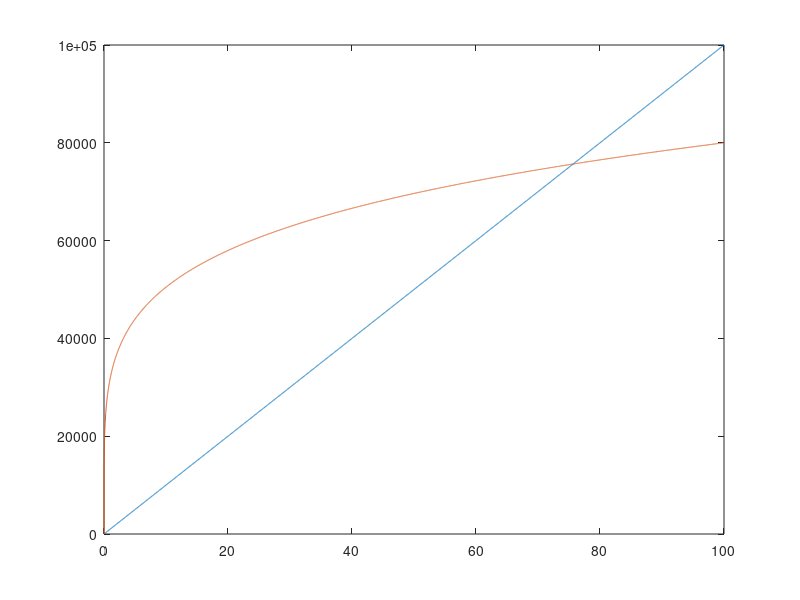
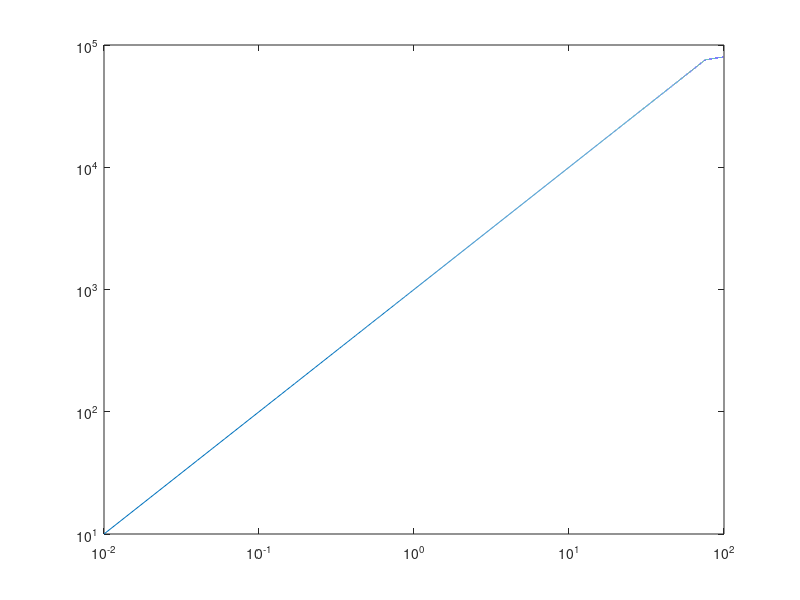

Reproduce these figures in MATLAB, in order.
close all; clear all; clc

a = 1000;
b = 8e-6;
c = 0.2;

cmpA = 10^((1/(1-c))* log10(b/a)) %THIS IS WRONG!!!!!
cmpB = ((b^5)/a)^0.25 %This is valid only for DRNLc = 0.2
cmpC = a * 10^((1/(1-c))* log10(b/a)) %THIS IS CORRECT!!!!!


% OK, so the previous version of MAP was missing the factor a in the
% calculation of the compression threshold.

att = 1;
xOrig = 0:1e-14:100e-12;

x = xOrig*att;

aPath = a*x;
bPath = b*(x).^c;

plot(xOrig*1e12,aPath*1e12,xOrig*1e12,bPath*1e12); ylim([0 10e4])
% set(gca,'XScale', 'log', 'YScale', 'log')

y= x.* a;  % linear section.
% compress parts of the signal above the compression threshold
abs_x = abs(x);
idx=find(abs_x>cmpA);
if ~isempty(idx)>0
    y(idx)=sign(y(idx)).* (b*abs_x(idx).^c);
end
nonlinOutput=y;

figure; plot(xOrig*1e12,nonlinOutput*1e12); ylim([0 10e4])
set(gca,'XScale', 'log', 'YScale', 'log')